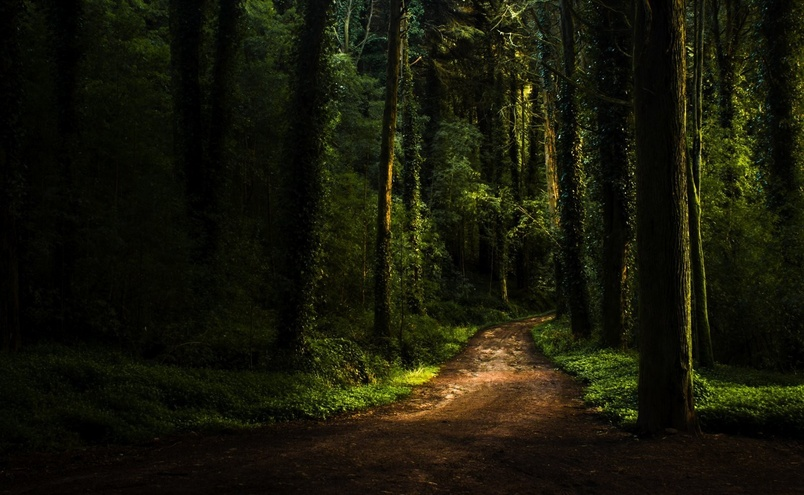
%> input picture PROCESAMIENTO DIGITAL DE IMAGENES/bosque.jpg, 804 x 495 px, shrunk from 1600 x 986 before the run
$ octave PDI_Practica10.m   (GNU Octave 9; MATLAB toolbox functions it lacks are replaced by stand-ins)
%> lines starting %> are read from the running program, lines starting %| are printed output that depends on the picture
clear all
close all

%% Normalizacion
clear all
close all
img1 = imread('bosque.jpg');
%> img1 is the input picture: size 495x804x3 uint8; mean R, G, B 23.6, 23.8, 9.4
valorMax = max(img1, [], 'all');
%> valorMax = 255

imgNormalizada = double(img1/ valorMax);
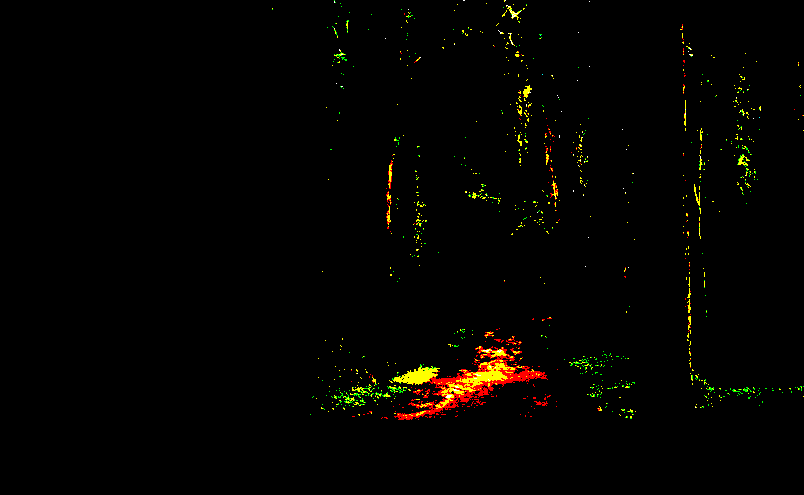
%> imgNormalizada: size 495x804x3 double; mean R, G, B 0.0156, 0.0113, 0.000457
figure
subplot(211)
imshow(img1)
subplot(212)
imshow(imgNormalizada)

img2 = imread('colores.jpg');
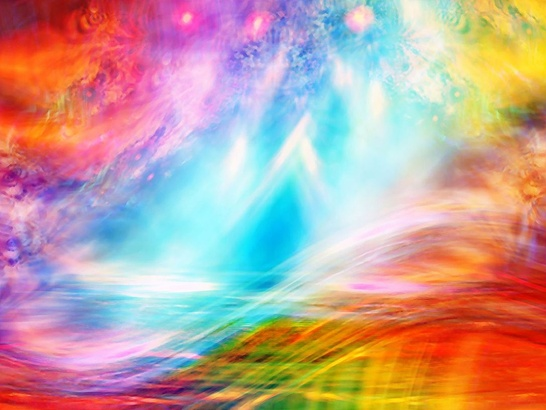
%> input picture PROCESAMIENTO DIGITAL DE IMAGENES/colores.jpg, 546 x 410 px, shrunk from 1087 x 816 before the run
%> img2 is the input picture: size 410x546x3 uint8; mean R, G, B 192.5, 161.1, 154.7
valorMax = max(img2, [], 'all');

imgNormalizada = double(img2/ valorMax);
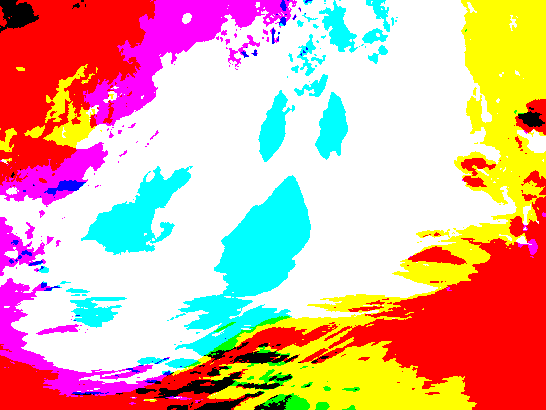
%> imgNormalizada: size 410x546x3 double; mean R, G, B 0.88, 0.696, 0.627
figure
subplot(211)
imshow(img2)
subplot(212)
imshow(imgNormalizada)


img3 = imread('desierto.jpg');
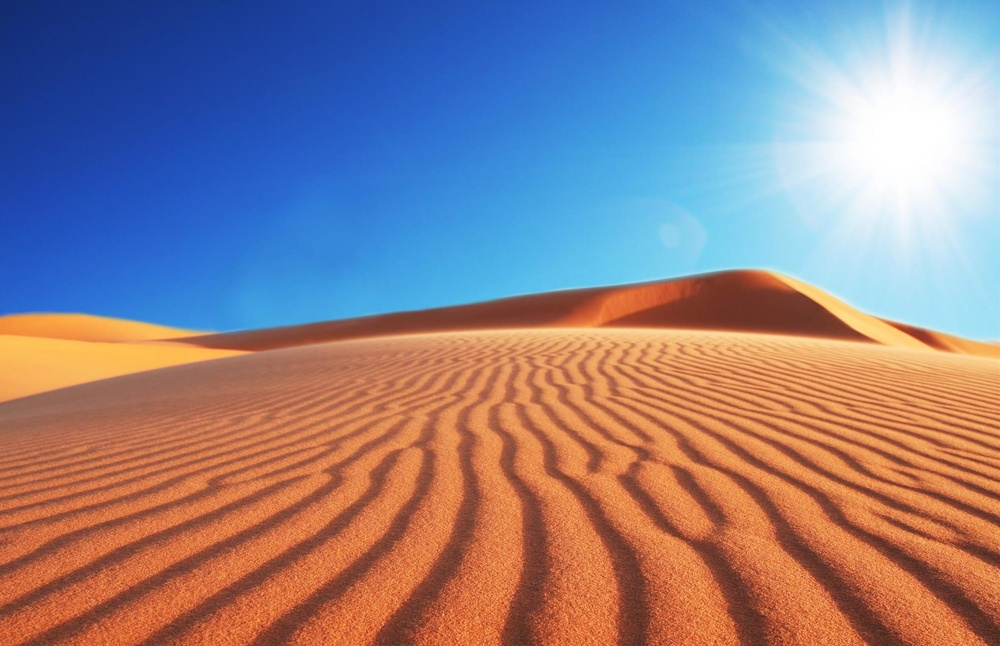
%> input picture PROCESAMIENTO DIGITAL DE IMAGENES/desierto.jpg, 1000 x 646 px, shrunk from 1990 x 1285 before the run
%> img3 is the input picture: size 646x1000x3 uint8; mean R, G, B 142.6, 128, 138
valorMax = max(img3, [], 'all');

imgNormalizada = double(img3/ valorMax);
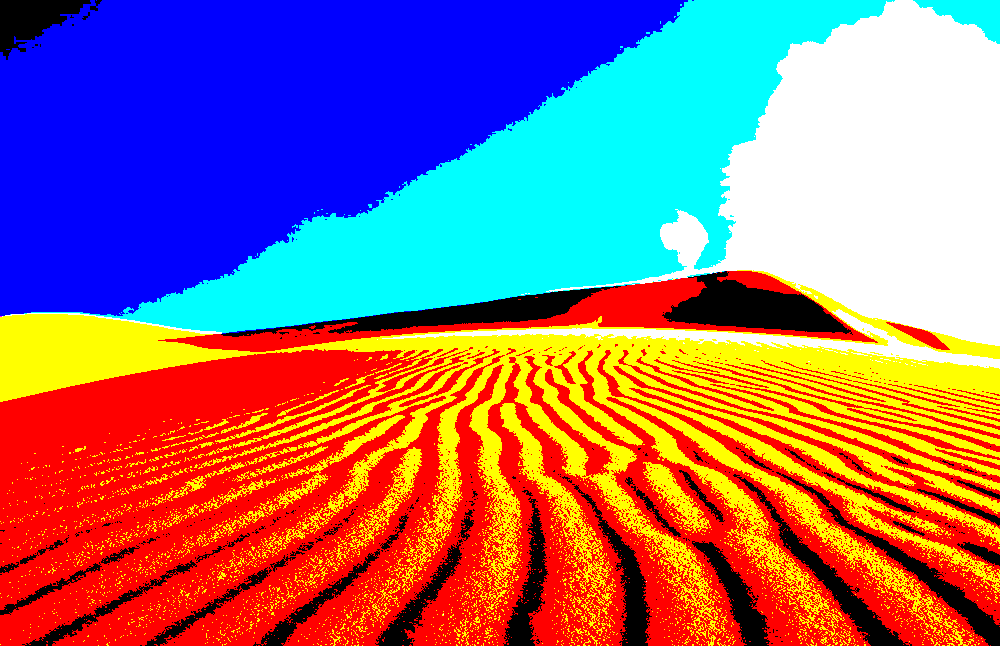
%> imgNormalizada: size 646x1000x3 double; mean R, G, B 0.583, 0.436, 0.482
figure
subplot(211)
imshow(img3)
subplot(212)
imshow(imgNormalizada)


%% Imadjust
clear all
close all
img1 = imread('bosque.jpg');
ajuste =  imadjust(img1, [0 .23],[]);
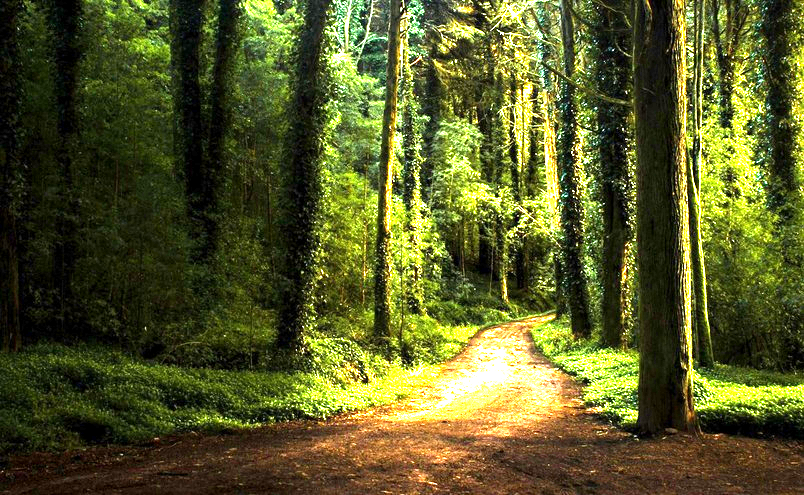
%> ajuste: size 495x804x3 uint8; mean R, G, B 87.5, 90.6, 39.4
figure
subplot(211)
imshow (img1)
subplot(212)
imshow(ajuste)

figure
subplot(211)
histogram(img1)
subplot(212)
histogram(ajuste)
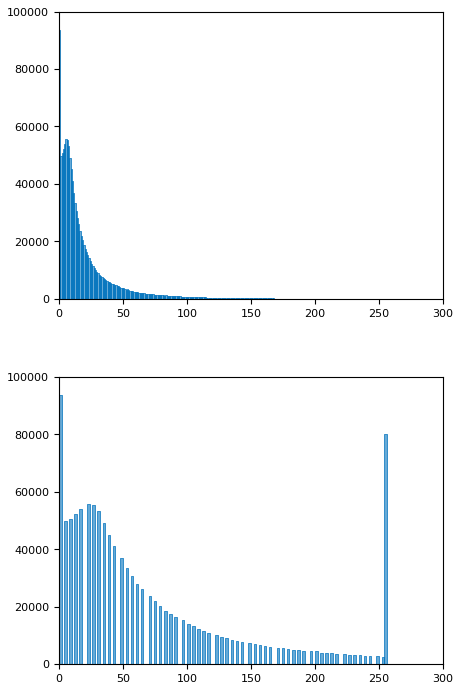
%> figure redrawn from the program's plot data, 2 panels; panel 1: tallest bar 93620 high, from x = 0 to 1; panel 2: tallest bar 93620 high, from x = 0 to 2


%img2 = imread('playa.jpg');
%> (the run ends here)
